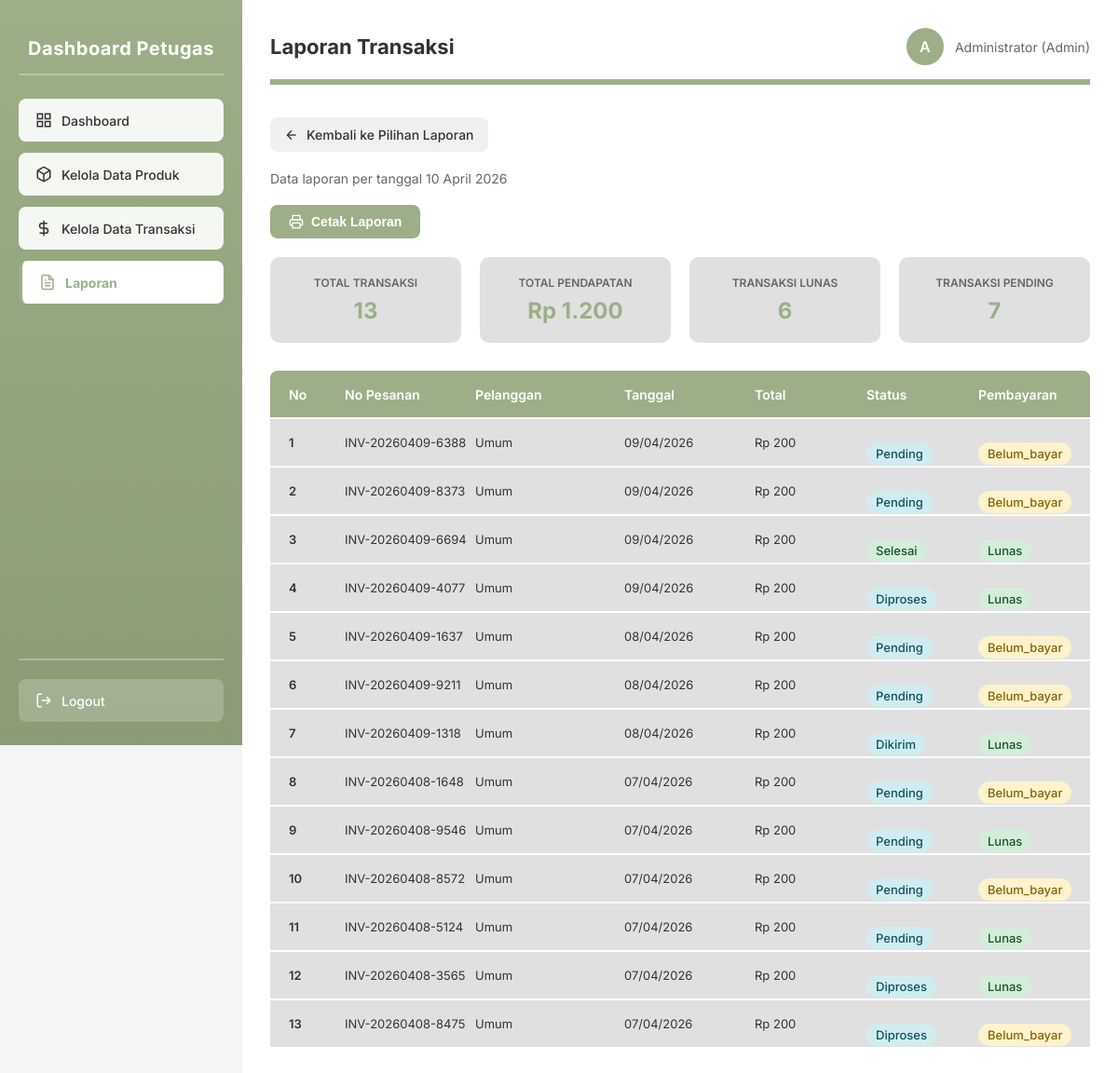
The page /Petugas/jenis_laporan.php (signed in) on the database its author committed.
### tables this page shows
CREATE TABLE `pesanan` (
  `id` int(11) NOT NULL,
  `nomor_pesanan` varchar(50) NOT NULL,
  `id_pelanggan` int(11) DEFAULT NULL,
  `tanggal_pesanan` timestamp NOT NULL DEFAULT current_timestamp(),
  `total_harga` decimal(10,2) NOT NULL,
  `status_pesanan` enum('pending','diproses','dikirim','selesai','batal') DEFAULT 'pending',
  `status_pembayaran` enum('belum_bayar','lunas') DEFAULT 'belum_bayar',
  `metode_pembayaran` varchar(50) DEFAULT NULL,
  `metode_pembayaran_detail` varchar(50) DEFAULT NULL,
  `kurir` varchar(50) DEFAULT NULL,
  `paket_pengiriman` varchar(50) DEFAULT NULL,
  `resi_pengiriman` varchar(100) DEFAULT NULL,
  `alamat_pengiriman` text DEFAULT NULL,
  `nama_penerima` varchar(100) DEFAULT NULL,
  `telepon_penerima` varchar(20) DEFAULT NULL
);

### Petugas/jenis_laporan.php (the view, shortened to what this page needs)
<?php
 $koneksi = getKoneksi();
 $type = isset($_GET['type']) ? $_GET['type'] : 'transaksi';
 $transactions = [];
 $total_penjualan = 0;
if ($type == 'transaksi') {
    $query = "SELECT p.*, pl.nama as nama_pelanggan
              FROM pesanan p
              LEFT JOIN pelanggan pl ON p.id_pelanggan = pl.id
              ORDER BY p.tanggal_pesanan DESC";
    $result = mysqli_query($koneksi, $query);
    while ($row = mysqli_fetch_assoc($result)) {
        $transactions[] = $row;
    }
    $total_penjualan = mysqli_fetch_assoc(mysqli_query($koneksi, "SELECT SUM(total_harga) as total FROM pesanan WHERE status_pembayaran = 'lunas'"))['total'] ?? 0;
}
 $titles = [
    'transaksi' => 'Laporan Transaksi',
    'penjualan' => 'Laporan Penjualan',
    'stok' => 'Laporan Stok'
];
 $page_title = $titles[$type];
 $active_page = 'laporan';
?>
<!DOCTYPE html>
<html lang="id">
<head>
</head>
<body>
<div class="main-container">
    <div class="sidebar">
        <div class="sidebar-header">
            <h1 class="sidebar-title">Dashboard Petugas</h1>
        </div>
        <a href="dashboard_petugas.php" class="menu-item <?= $active_page=='dashboard'?'active':'' ?>">
            <svg viewBox="0 0 24 24"><rect x="3" y="3" width="7" height="7"></rect><rect x="14" y="3" width="7" height="7"></rect><rect x="14" y="14" width="7" height="7"></rect><rect x="3" y="14" width="7" height="7"></rect></svg>
            Dashboard
        </a>
        <a href="kelola_data_produk_petugas.php" class="menu-item <?= $active_page=='produk'?'active':'' ?>">
            <svg viewBox="0 0 24 24"><path d="M21 16V8a2 2 0 0 0-1-1.73l-7-4a2 2 0 0 0-2 0l-7 4A2 2 0 0 0 3 8v8a2 2 0 0 0 1 1.73l7 4a2 2 0 0 0 2 0l7-4A2 2 0 0 0 21 16z"></path><polyline points="3.27 6.96 12 12.01 20.73 6.96"></polyline><line x1="12" y1="22.08" x2="12" y2="12"></line></svg>
            Kelola Data Produk
        </a>
        <a href="kelola_data_transaksi_petugas.php" class="menu-item <?= $active_page=='transaksi'?'active':'' ?>">
            <svg viewBox="0 0 24 24"><line x1="12" y1="1" x2="12" y2="23"></line><path d="M17 5H9.5a3.5 3.5 0 0 0 0 7h5a3.5 3.5 0 0 1 0 7H6"></path></svg>
            Kelola Data Transaksi
        </a>
        <a href="laporan_petugas.php" class="menu-item <?= $active_page=='laporan'?'active':'' ?>">
            <svg viewBox="0 0 24 24"><path d="M14 2H6a2 2 0 0 0-2 2v16a2 2 0 0 0 2 2h12a2 2 0 0 0 2-2V8z"></path><polyline points="14 2 14 8 20 8"></polyline><line x1="16" y1="13" x2="8" y2="13"></line><line x1="16" y1="17" x2="8" y2="17"></line><polyline points="10 9 9 9 8 9"></polyline></svg>
            Laporan
        </a>
        <div class="logout-section">
            <a href="?logout=true" class="logout-btn">
                <svg viewBox="0 0 24 24"><path d="M9 21H5a2 2 0 0 1-2-2V5a2 2 0 0 1 2-2h4"></path><polyline points="16 17 21 12 16 7"></polyline><line x1="21" y1="12" x2="9" y2="12"></line></svg>
                Logout
            </a>
        </div>
    </div>
    <div class="main-content">
        <div class="header">
            <h2 class="header-title"><?= $page_title ?></h2>
            <div class="user-info">
                <div class="user-avatar"><?= strtoupper(substr($_SESSION['nama_petugas'], 0, 1)) ?></div>
                <span class="user-name"><?= htmlspecialchars($_SESSION['nama_petugas']) ?> (<?= ucfirst($_SESSION['level']) ?>)</span>
            </div>
        </div>
        <a href="laporan_petugas.php" class="back-btn">
            <svg viewBox="0 0 24 24"><line x1="19" y1="12" x2="5" y2="12"></line><polyline points="12 19 5 12 12 5"></polyline></svg>
            Kembali ke Pilihan Laporan
        </a>
        <p class="page-subtitle">Data laporan per tanggal <?= date('d F Y') ?></p>
        <button class="print-btn" onclick="window.print()">
            <svg viewBox="0 0 24 24"><polyline points="6 9 6 2 18 2 18 9"></polyline><path d="M6 18H4a2 2 0 0 1-2-2v-5a2 2 0 0 1 2-2h16a2 2 0 0 1 2 2v5a2 2 0 0 1-2 2h-2"></path><rect x="6" y="14" width="12" height="8"></rect></svg>
            Cetak Laporan
        </button>
        <?php if ($type == 'transaksi'): ?>
        <div class="summary-cards">
            <div class="summary-card">
                <div class="summary-card-label">Total Transaksi</div>
                <div class="summary-card-value"><?= count($transactions) ?></div>
            </div>
            <div class="summary-card">
                <div class="summary-card-label">Total Pendapatan</div>
                <div class="summary-card-value">Rp <?= number_format($total_penjualan, 0, ',', '.') ?></div>
            </div>
            <div class="summary-card">
                <div class="summary-card-label">Transaksi Lunas</div>
                <div class="summary-card-value"><?= mysqli_fetch_assoc(mysqli_query($koneksi, "SELECT COUNT(*) as total FROM pesanan WHERE status_pembayaran = 'lunas'"))['total'] ?? 0 ?></div>
            </div>
            <div class="summary-card">
                <div class="summary-card-label">Transaksi Pending</div>
                <div class="summary-card-value"><?= mysqli_fetch_assoc(mysqli_query($koneksi, "SELECT COUNT(*) as total FROM pesanan WHERE status_pembayaran = 'belum_bayar'"))['total'] ?? 0 ?></div>
            </div>
        </div>
        <div class="table-header">
            <span style="left: 20px;">No</span>
            <span style="left: 80px;">No Pesanan</span>
            <span style="left: 220px;">Pelanggan</span>
            <span style="left: 380px;">Tanggal</span>
            <span style="left: 520px;">Total</span>
            <span style="left: 640px;">Status</span>
            <span style="left: 760px;">Pembayaran</span>
        </div>
        <?php $no = 1; foreach ($transactions as $trx): ?>
        <div class="table-row">
            <span style="left: 20px; font-weight: 600;"><?= $no++ ?></span>
            <span style="left: 80px;"><?= htmlspecialchars($trx['nomor_pesanan']) ?></span>
            <span style="left: 220px;"><?= htmlspecialchars($trx['nama_pelanggan'] ?? 'Umum') ?></span>
            <span style="left: 380px;"><?= date('d/m/Y', strtotime($trx['tanggal_pesanan'])) ?></span>
            <span style="left: 520px;">Rp <?= number_format($trx['total_harga'], 0, ',', '.') ?></span>
            <span style="left: 640px;">
                <span class="badge badge-<?= $trx['status_pesanan']=='selesai'?'success':($trx['status_pesanan']=='batal'?'danger':'info') ?>">
                    <?= ucfirst($trx['status_pesanan']) ?>
                </span>
            </span>
            <span style="left: 760px;">
                <span class="badge badge-<?= $trx['status_pembayaran']=='lunas'?'success':'warning' ?>">
                    <?= ucfirst($trx['status_pembayaran']) ?>
                </span>
            </span>
        </div>
        <?php endforeach; ?>
        <?php endif; ?>
    </div>
</div>
</body>
</html>

### Petugas/jenis_laporan.php (style rules this page uses)
* { margin: 0; padding: 0; box-sizing: border-box; }
body { font-family: 'Inter', Arial, sans-serif; background: #f5f5f5; color: #333; }
.main-container { display: flex; min-height: 100vh; }
.sidebar { width: 260px; background: linear-gradient(180deg, #9CAF88 0%, #8A9B76 100%); padding: 25px 20px; display: flex; flex-direction: column; position: fixed; height: 100vh; overflow-y: auto; }
.sidebar-header { text-align: center; padding: 15px 0; margin-bottom: 25px; border-bottom: 2px solid rgba(255,255,255,0.3); }
.sidebar-title { color: white; font-size: 20px; font-weight: 700; letter-spacing: 0.5px; }
.menu-item { background-color: rgba(255,255,255,0.9); padding: 14px 18px; margin-bottom: 12px; border-radius: 8px; text-align: left; cursor: pointer; font-weight: 500; color: #333; text-decoration: none; transition: all 0.2s ease; font-size: 14px; display: flex; align-items: center; gap: 10px; }
.menu-item.active { background-color: white; color: #9CAF88; font-weight: 700; border-left: 4px solid #9CAF88; }
.menu-item svg { width: 18px; height: 18px; stroke: currentColor; fill: none; stroke-width: 2; }
.logout-section { margin-top: auto; padding-top: 20px; border-top: 2px solid rgba(255,255,255,0.3); }
.logout-btn { display: flex; align-items: center; gap: 10px; padding: 14px 18px; background-color: rgba(255,255,255,0.2); color: white; border: none; border-radius: 8px; cursor: pointer; font-size: 14px; font-weight: 500; text-decoration: none; transition: background-color 0.2s; }
.logout-btn svg { width: 18px; height: 18px; stroke: white; fill: none; stroke-width: 2; }
.main-content { flex: 1; margin-left: 260px; padding: 30px; background: #fff; min-height: 100vh; }
.header { display: flex; justify-content: space-between; align-items: center; margin-bottom: 35px; padding-bottom: 15px; border-bottom: 6px solid #9CAF88; }
.header-title { font-size: 22px; font-weight: 700; color: #333; }
.user-info { display: flex; align-items: center; gap: 12px; }
.user-avatar { width: 40px; height: 40px; background-color: #9CAF88; border-radius: 50%; display: flex; align-items: center; justify-content: center; color: white; font-weight: 600; font-size: 16px; }
.user-name { color: #666; font-size: 14px; }
.page-subtitle { font-size: 14px; color: #666; margin-bottom: 20px; }
.back-btn { display: inline-flex; align-items: center; gap: 8px; padding: 10px 15px; background: #f0f0f0; color: #333; border-radius: 8px; text-decoration: none; font-size: 14px; font-weight: 500; margin-bottom: 20px; transition: 0.2s; }
.back-btn svg { width: 16px; height: 16px; stroke: #333; fill: none; stroke-width: 2; }
.summary-cards { display: grid; grid-template-columns: repeat(auto-fit, minmax(200px, 1fr)); gap: 20px; margin-bottom: 30px; }
.summary-card { background: #E0E0E0; padding: 20px; border-radius: 10px; text-align: center; }
.summary-card-label { font-size: 12px; color: #666; margin-bottom: 8px; text-transform: uppercase; font-weight: 600; }
.summary-card-value { font-size: 24px; font-weight: 700; color: #9CAF88; }
.table-header { width: 100%; height: 50px; background: #9CAF88; display: flex; align-items: center; position: relative; margin-bottom: 2px; border-radius: 8px 8px 0 0; }
.table-header span { font-family: Inter; font-size: 14px; position: absolute; font-weight: 600; color: white; }
.table-row { width: 100%; height: 50px; background: #E0E0E0; display: flex; align-items: center; position: relative; margin-bottom: 2px; }
.table-row span { font-family: Inter; font-size: 13px; position: absolute; }
.badge { padding: 4px 10px; border-radius: 12px; font-size: 12px; font-weight: 500; }
.badge-success { background: #d4edda; color: #155724; }
.badge-warning { background: #fff3cd; color: #856404; }
.badge-info { background: #d1ecf1; color: #0c5460; }
.print-btn { display: inline-flex; align-items: center; gap: 8px; padding: 10px 20px; background: #9CAF88; color: white; border: none; border-radius: 8px; font-size: 14px; font-weight: 600; cursor: pointer; margin-bottom: 20px; transition: 0.2s; }
.print-btn svg { width: 16px; height: 16px; stroke: white; fill: none; stroke-width: 2; }

### rows shown on the page
pesanan: nomor_pesanan "INV-20260409-6388", nama_pelanggan "Umum", tanggal_pesanan "09/04/2026", total_harga "200", status_pesanan "Pending", status_pembayaran "Belum_bayar"
pesanan: nomor_pesanan "INV-20260409-8373", nama_pelanggan "Umum", tanggal_pesanan "09/04/2026", total_harga "200", status_pesanan "Pending", status_pembayaran "Belum_bayar"
pesanan: nomor_pesanan "INV-20260409-6694", nama_pelanggan "Umum", tanggal_pesanan "09/04/2026", total_harga "200", status_pesanan "Selesai", status_pembayaran "Lunas"
pesanan: nomor_pesanan "INV-20260409-4077", nama_pelanggan "Umum", tanggal_pesanan "09/04/2026", total_harga "200", status_pesanan "Diproses", status_pembayaran "Lunas"
pesanan: nomor_pesanan "INV-20260409-1637", nama_pelanggan "Umum", tanggal_pesanan "08/04/2026", total_harga "200", status_pesanan "Pending", status_pembayaran "Belum_bayar"
pesanan: nomor_pesanan "INV-20260409-9211", nama_pelanggan "Umum", tanggal_pesanan "08/04/2026", total_harga "200", status_pesanan "Pending", status_pembayaran "Belum_bayar"
pesanan: nomor_pesanan "INV-20260409-1318", nama_pelanggan "Umum", tanggal_pesanan "08/04/2026", total_harga "200", status_pesanan "Dikirim", status_pembayaran "Lunas"
pesanan: nomor_pesanan "INV-20260408-1648", nama_pelanggan "Umum", tanggal_pesanan "07/04/2026", total_harga "200", status_pesanan "Pending", status_pembayaran "Belum_bayar"
pesanan: nomor_pesanan "INV-20260408-9546", nama_pelanggan "Umum", tanggal_pesanan "07/04/2026", total_harga "200", status_pesanan "Pending", status_pembayaran "Lunas"
pesanan: nomor_pesanan "INV-20260408-8572", nama_pelanggan "Umum", tanggal_pesanan "07/04/2026", total_harga "200", status_pesanan "Pending", status_pembayaran "Belum_bayar"
pesanan: nomor_pesanan "INV-20260408-5124", nama_pelanggan "Umum", tanggal_pesanan "07/04/2026", total_harga "200", status_pesanan "Pending", status_pembayaran "Lunas"
pesanan: nomor_pesanan "INV-20260408-3565", nama_pelanggan "Umum", tanggal_pesanan "07/04/2026", total_harga "200", status_pesanan "Diproses", status_pembayaran "Lunas"
pesanan: nomor_pesanan "INV-20260408-8475", nama_pelanggan "Umum", tanggal_pesanan "07/04/2026", total_harga "200", status_pesanan "Diproses", status_pembayaran "Belum_bayar"

### other values the page prints
$page_title "Laporan Transaksi"
substr($_SESSION['nama_petugas'], 0, 1) "A"
$_SESSION['nama_petugas'] "Administrator"
$_SESSION['level'] "Admin"
count($transactions) "13"
$total_penjualan "1.200"
